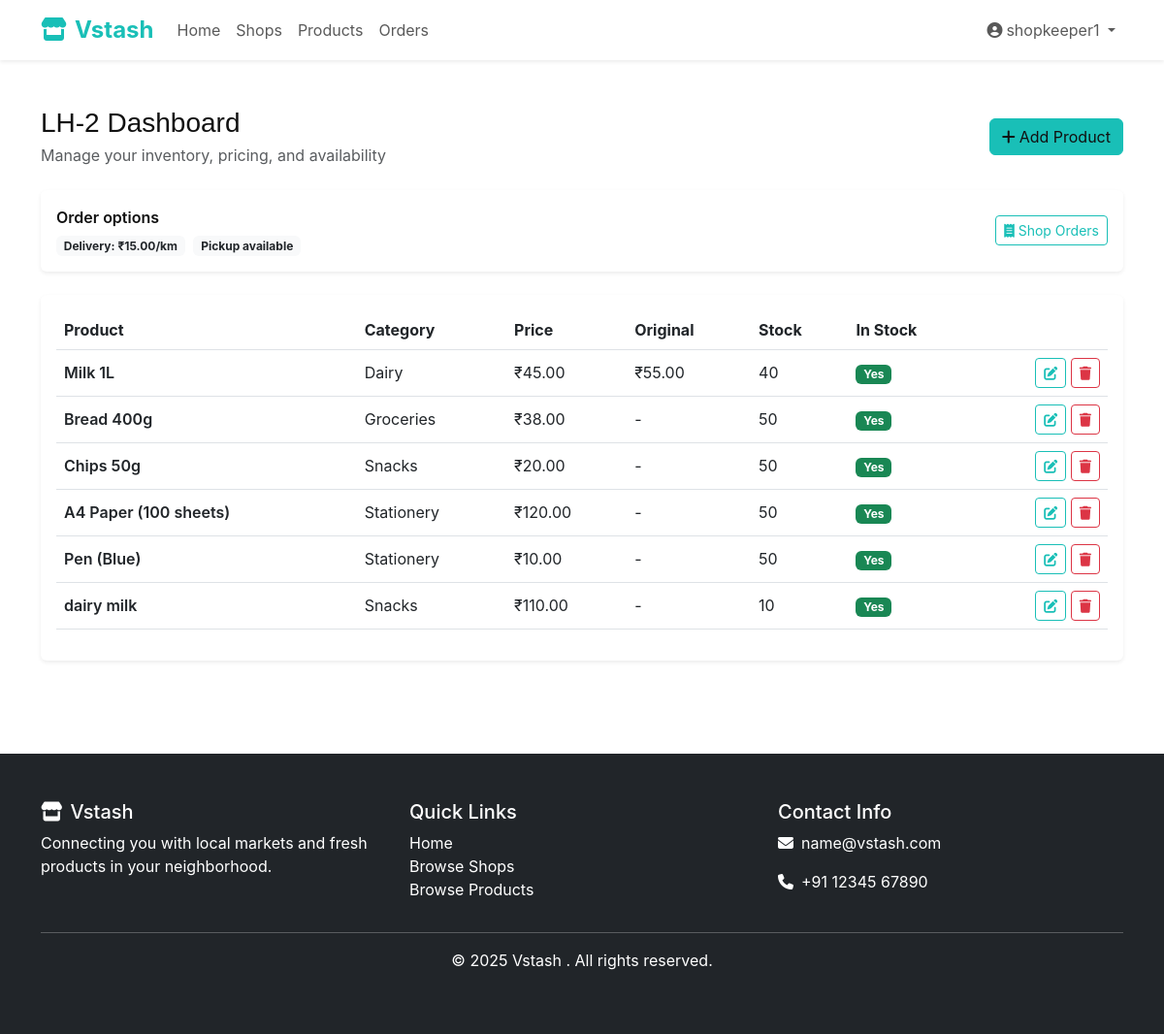
/dashboard/?shop=5 (signed in), run on the app's committed database.
### accounts/models.py (models this page shows, shortened)
class User(AbstractUser):
    USER_TYPE_CHOICES = [
        ('customer', 'Customer'),
        ('shopkeeper', 'Shopkeeper'),
        ('admin', 'Admin'),
    ]
    user_type = models.CharField(max_length=20, choices=USER_TYPE_CHOICES, default='customer')
    phone = models.CharField(max_length=15, blank=True, null=True)
    address = models.TextField(blank=True, null=True)
    profile_picture = models.ImageField(upload_to='profiles/', blank=True, null=True)

### shops/models.py (models this page shows, shortened)
class Shop(models.Model):
    name = models.CharField(max_length=200)
    owner = models.ForeignKey(User, on_delete=models.CASCADE, related_name='owned_shops')
    address = models.TextField()
    phone = models.CharField(max_length=15)
    latitude = models.DecimalField(max_digits=9, decimal_places=6, null=True, blank=True)
    longitude = models.DecimalField(max_digits=9, decimal_places=6, null=True, blank=True)
    image = models.ImageField(upload_to='shops/', blank=True, null=True)
    is_open = models.BooleanField(default=True)
    opening_time = models.TimeField(null=True, blank=True)
    closing_time = models.TimeField(null=True, blank=True)
    offers_delivery = models.BooleanField(default=True)
    offers_pickup = models.BooleanField(default=True)
    delivery_charge_per_km = models.DecimalField(
        max_digits=6,
        decimal_places=2,
        default=Decimal('15.00'),
        validators=[MinValueValidator(Decimal('0.00'))],
        help_text='Delivery charge in rupees per km (only used when delivery is enabled).',
    )
    rating = models.DecimalField(max_digits=3, decimal_places=2, default=0.0,
                                validators=[MinValueValidator(0.0), MaxValueValidator(5.0)])
    created_at = models.DateTimeField(auto_now_add=True)
    updated_at = models.DateTimeField(auto_now=True)

class Product(models.Model):
    name = models.CharField(max_length=200)
    shop = models.ForeignKey(Shop, on_delete=models.CASCADE, related_name='products')
    category = models.ForeignKey(Category, on_delete=models.CASCADE)
    price = models.DecimalField(max_digits=10, decimal_places=2)
    original_price = models.DecimalField(max_digits=10, decimal_places=2, null=True, blank=True)
    image = models.ImageField(upload_to='products/', blank=True, null=True)
    description = models.TextField(blank=True)
    in_stock = models.BooleanField(default=True)
    stock_quantity = models.PositiveIntegerField(default=0)
    rating = models.DecimalField(max_digits=3, decimal_places=2, default=0.0,
                                validators=[MinValueValidator(0.0), MaxValueValidator(5.0)])
    created_at = models.DateTimeField(auto_now_add=True)
    updated_at = models.DateTimeField(auto_now=True)

class Category(models.Model):
    name = models.CharField(max_length=100, unique=True)
    description = models.TextField(blank=True)
    class Meta:
        verbose_name_plural = "Categories"

### shops/views.py (the view, shortened to what this page needs)
# urls.py: path('dashboard/', views.dashboard, name='dashboard'),
@login_required
def dashboard(request):
    if request.user.user_type != 'shopkeeper':
        messages.error(request, 'Only shopkeepers can access the dashboard.')
        return redirect('shops:index')
    shops_qs = _owned_shops(request.user)
    if not shops_qs.exists():
        return redirect('shops:shop_create')
    shop_id = request.GET.get('shop')
    shop = get_object_or_404(Shop, id=shop_id, owner=request.user)
    products = Product.objects.filter(shop=shop).select_related('category')
    return render(request, 'shops/dashboard.html', {
        'shop': shop,
        'products': products,
        'owned_shops': shops_qs.order_by('name'),
    })

### shops/views.py (called while the page is built)
def _owned_shops(user):
    return Shop.objects.filter(owner=user)

### templates/shops/dashboard.html (shortened to what this page needs)
{% extends 'base.html' %}
{% block content %}
<div class="container py-5">
  <div class="d-flex justify-content-between align-items-center mb-4">
    <div>
      <h1 class="h3 mb-1">{{ shop.name }} Dashboard</h1>
      <p class="text-muted mb-0">Manage your inventory, pricing, and availability</p>
    </div>
    <a href="{% url 'shops:product_create' %}" class="btn btn-primary"><i class="fas fa-plus me-1"></i>Add Product</a>
  </div>
  <div class="card border-0 shadow-sm mb-4">
    <div class="card-body">
      <div class="row g-2 align-items-center">
        <div class="col-md-8">
          <div class="fw-semibold mb-1">Order options</div>
          <div>
            {% if shop.offers_delivery %}
              <span class="badge bg-light text-dark me-1">Delivery: ₹{{ shop.delivery_charge_per_km }}/km</span>
            {% endif %}
            {% if shop.offers_pickup %}
              <span class="badge bg-light text-dark me-1">Pickup available</span>
            {% endif %}
          </div>
        </div>
        <div class="col-md-4 text-md-end">
          <a class="btn btn-outline-primary btn-sm" href="{% url 'shops:shop_orders' %}?shop={{ shop.id }}">
            <i class="fas fa-receipt me-1"></i>Shop Orders
          </a>
        </div>
      </div>
    </div>
  </div>
  <div class="card border-0 shadow-sm">
    <div class="card-body">
      <div class="table-responsive">
        <table class="table align-middle">
          <thead>
            <tr>
              <th>Product</th>
              <th>Category</th>
              <th>Price</th>
              <th>Original</th>
              <th>Stock</th>
              <th>In Stock</th>
              <th></th>
            </tr>
          </thead>
          <tbody>
            {% for p in products %}
            <tr>
              <td class="fw-semibold">{{ p.name }}</td>
              <td>{{ p.category.name }}</td>
              <td>₹{{ p.price }}</td>
              <td>{% if p.original_price %}₹{{ p.original_price }}{% else %}-{% endif %}</td>
              <td>{{ p.stock_quantity }}</td>
              <td>
                {% if p.in_stock %}<span class="badge bg-success">Yes</span>{% else %}<span class="badge badge-out-of-stock">No</span>{% endif %}
              </td>
              <td class="text-end">
                <a href="{% url 'shops:product_update' p.pk %}" class="btn btn-sm btn-outline-primary"><i class="fas fa-edit"></i></a>
                <a href="{% url 'shops:product_delete' p.pk %}" class="btn btn-sm btn-outline-danger"><i class="fas fa-trash"></i></a>
              </td>
            </tr>
            {% empty %}
            <tr>
              <td colspan="7" class="text-center text-muted py-4">No products yet. Click "Add Product" to add items.</td>
            </tr>
            {% endfor %}
          </tbody>
        </table>
      </div>
    </div>
  </div>
</div>
{% endblock %}

### templates/base.html (shortened to what this page needs)
<!DOCTYPE html>
<html lang="en">
<head>
    <link href="https://cdn.jsdelivr.net/npm/bootstrap@5.3.0/dist/css/bootstrap.min.css" rel="stylesheet">
    <link rel="stylesheet" href="https://cdnjs.cloudflare.com/ajax/libs/font-awesome/6.4.0/css/all.min.css">
    {% load static %}
    <link rel="stylesheet" href="{% static 'css/theme.css' %}">
</head>
<body>
    <nav class="navbar navbar-expand-lg navbar-light bg-white shadow-sm">
        <div class="container">
            <a class="navbar-brand text-primary" href="{% url 'shops:index' %}">
                <i class="fas fa-store me-2"></i>Vstash
            </a>
            <div class="collapse navbar-collapse" id="navbarNav">
                <ul class="navbar-nav me-auto">
                    <li class="nav-item">
                        <a class="nav-link" href="{% url 'shops:index' %}">Home</a>
                    </li>
                    <li class="nav-item">
                        <a class="nav-link" href="{% url 'shops:shop_list' %}">Shops</a>
                    </li>
                    <li class="nav-item">
                        <a class="nav-link" href="{% url 'shops:product_list' %}">Products</a>
                    </li>
                    {% if not user.is_authenticated or user.user_type != 'shopkeeper' %}
                        <li class="nav-item">
                            <a class="nav-link" href="{% url 'shops:cart_detail' %}">Cart</a>
                        </li>
                        <li class="nav-item">
                            <a class="nav-link" href="{% url 'shops:orders_list' %}">Orders</a>
                        </li>
                    {% else %}
                        <li class="nav-item">
                            <a class="nav-link" href="{% url 'shops:shop_orders' %}">Orders</a>
                        </li>
                    {% endif %}
                </ul>
                <ul class="navbar-nav">
                    {% if user.is_authenticated %}
                        <li class="nav-item dropdown">
                            <a class="nav-link dropdown-toggle" href="#" id="navbarDropdown" role="button" data-bs-toggle="dropdown">
                                <i class="fas fa-user-circle me-1"></i>{{ user.username }}
                            </a>
                        </li>
                    {% endif %}
                </ul>
            </div>
        </div>
    </nav>
    {% block content %}
    {% endblock %}
    <footer class="bg-dark text-light py-5 mt-5">
        <div class="container">
            <div class="row">
                <div class="col-md-4">
                    <h5><i class="fas fa-store me-2"></i>Vstash</h5>
                    <p>Connecting you with local markets and fresh products in your neighborhood.</p>
                </div>
                <div class="col-md-4">
                    <h5>Quick Links</h5>
                    <ul class="list-unstyled">
                        <li><a href="{% url 'shops:index' %}" class="text-light text-decoration-none">Home</a></li>
                        <li><a href="{% url 'shops:shop_list' %}" class="text-light text-decoration-none">Browse Shops</a></li>
                        <li><a href="{% url 'shops:product_list' %}" class="text-light text-decoration-none">Browse Products</a></li>
                    </ul>
                </div>
                <div class="col-md-4">
                    <h5>Contact Info</h5>
                    <p><i class="fas fa-envelope me-2"></i>name@vstash.com</p>
                    <p><i class="fas fa-phone me-2"></i>+91 12345 67890</p>
                </div>
            </div>
            <hr>
            <div class="text-center">
                <p>&copy; 2025 Vstash . All rights reserved.</p>
            </div>
        </div>
    </footer>
</body>
</html>

### static/css/theme.css (style rules this page uses)
:root { --primary-color: #19BFB7; --secondary-color: #13928c; --accent-color: #28e3da; --text-dark: #111111; --text-light: #6b7280; --background-light: #f9fafb; --light-gray: #e6e6e6; --white: #ffffff; --dark-teal: #13928c; --light-teal: #28e3da; }
body { font-family: 'Inter', -apple-system, BlinkMacSystemFont, sans-serif; color: var(--text-dark) !important; }
h1, h2, h3, h4, h5, h6, p, span, div, a, li { color: var(--text-dark); }
h1, h2, h3, h4, h5, h6 { font-family: 'Century Gothic', 'Arial', sans-serif; color: var(--text-dark); }
.btn-primary, .btn-success, .bg-primary, .bg-secondary { color: var(--text-dark) !important; }
.btn-primary *, .btn-success *, .bg-primary *, .bg-secondary * { color: var(--text-dark) !important; }
.btn-primary { background: var(--primary-color); border-color: var(--primary-color); color: var(--text-dark) !important; }
.btn-outline-primary { color: var(--primary-color); border-color: var(--primary-color); }
.navbar-brand { font-weight: 700; font-size: 1.5rem; }
.text-primary { color: var(--primary-color) !important; }
.card { transition: transform 0.2s ease-in-out; }
footer { background-color: #343a40 !important; }
footer, footer h1, footer h2, footer h3, footer h4, footer h5, footer h6, footer p, footer span, footer div, footer a, footer li { color: #ffffff !important; }
footer h1, footer h2, footer h3, footer h4, footer h5, footer h6 { font-family: 'Inter', -apple-system, BlinkMacSystemFont, sans-serif !important; }
footer .text-light { color: #ffffff !important; }

### data on the page
User: username "shopkeeper1"
Shop: name "LH-2", delivery_charge_per_km "15.00"
Product: name "Milk 1L", category.name "Dairy", price "45.00", original_price "55.00", stock_quantity "40", in_stock "Yes"
Product: name "Bread 400g", category.name "Groceries", price "38.00", stock_quantity "50", in_stock "Yes"
Product: name "Chips 50g", category.name "Snacks", price "20.00", stock_quantity "50", in_stock "Yes"
Product: name "A4 Paper (100 sheets)", category.name "Stationery", price "120.00", stock_quantity "50", in_stock "Yes"
Product: name "Pen (Blue)", category.name "Stationery", price "10.00", stock_quantity "50", in_stock "Yes"
Product: name "dairy milk", category.name "Snacks", price "110.00", stock_quantity "10", in_stock "Yes"
